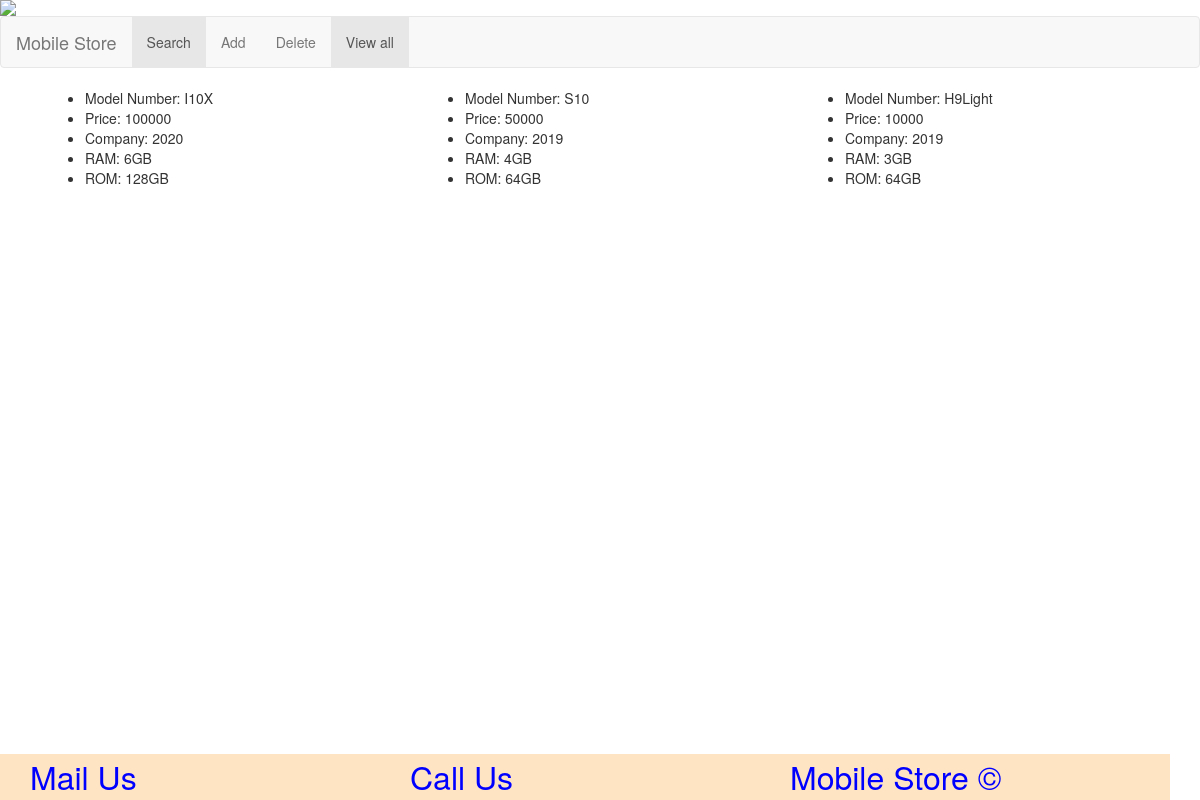
Screenshot of /viewall with the database file from the repository.
### mobstore2/models.py (models this page shows)
class mobile(models.Model):
    mobileno_db = models.TextField(default="NA")
    price_db = models.TextField(default="NA")
    year_db = models.TextField(default="NA")
    company_db = models.TextField(default="NA")
    RAM_db = models.TextField(default="NA")
    ROM_db = models.TextField(default="NA")
    def __str__(self):
        return self.mobileno_db + "*" + self.price_db + "*" + self.year_db + "*" + self.company_db + "*" + self.RAM_db + "*" + self.ROM_db

### mobstore2/views.py (the view)
# urls.py: path('viewall',views.viewall,name="viewall"),
def viewall(request):
    try:
        dbObj = mobile.objects.all()
        dbData = [str(element) for element in list(dbObj)]
        finalData = [element.split("*") for element in dbData]
        return render(request, "viewall.html", {"data":finalData})
    except:
        return HttpResponse("No data exists.")

### mobstore2/templates/viewall.html (shortened to what this page needs)
<html>
    <head>
        <link rel="stylesheet" href="https://maxcdn.bootstrapcdn.com/bootstrap/3.3.7/css/bootstrap.min.css">
    </head>
    <body>
        <main>
            <header>
                <img src="https://sociotalks.blog/logo.PNG/">
                <nav class="navbar navbar-default">
                    <div class="container-fluid">
                      <div class="navbar-header">
                        <a class="navbar-brand" href="#">Mobile Store</a>
                      </div>
                      <ul class="nav navbar-nav">
                        <li class="active"><a href="{% url 'home' %}">Search</a></li>
                        <li><a href="{% url 'add' %}">Add</a></li>
                        <li><a href="{% url 'delete' %}">Delete</a></li>
                        <li class="active"><a href="{% url 'viewall' %}">View all</a></li>
                      </ul>
                    </div>
                  </nav>
            </header>
            <div class="container">
                <div class="row">
                    <div class="col-md-12" allign="centre">
                        {% for mobile in data %}
                            <div class="col-md-4">
                                <ul>
                                    <li>Model Number: {{ mobile.0 }}</li>
                                    <li>Price: {{ mobile.1 }}</li>
                                    <li>Company: {{ mobile.2 }}</li>
                                    <li>RAM: {{ mobile.4 }}</li>
                                    <li>ROM: {{ mobile.5 }}</li>
                                </ul>
                            </div>
                        {% endfor %}
                    </div>
                </div>
            </div>
            <footer class="container">
                    <div class="row">
                        <div class="col-md-12">
                            <div class="col-md-4">
                                <a href="mailto:vedantsharma24052001@gmail.com">Mail Us</a>
                            </div>
                            <div class="col-md-4">
                                <a href="tel:8586063895">Call Us</a>
                            </div>
                            <div class="col-md-4">
                                <a>Mobile Store &copy;</a>
                            </div>
                        </div>
                    </div>
            </footer>
        </main>
    </body>
</html>

### mobstore2/templates/viewall.html (style rules this page uses)
footer { background-color: bisque; position: fixed; bottom:0; }
footer div a { color:blue; font-size: 32px; }

### rows the page displays
mobile: mobileno_db "I10X", price_db "100000", year_db "2020", RAM_db "6GB", ROM_db "128GB"
mobile: mobileno_db "S10", price_db "50000", year_db "2019", RAM_db "4GB", ROM_db "64GB"
mobile: mobileno_db "H9Light", price_db "10000", year_db "2019", RAM_db "3GB", ROM_db "64GB"
